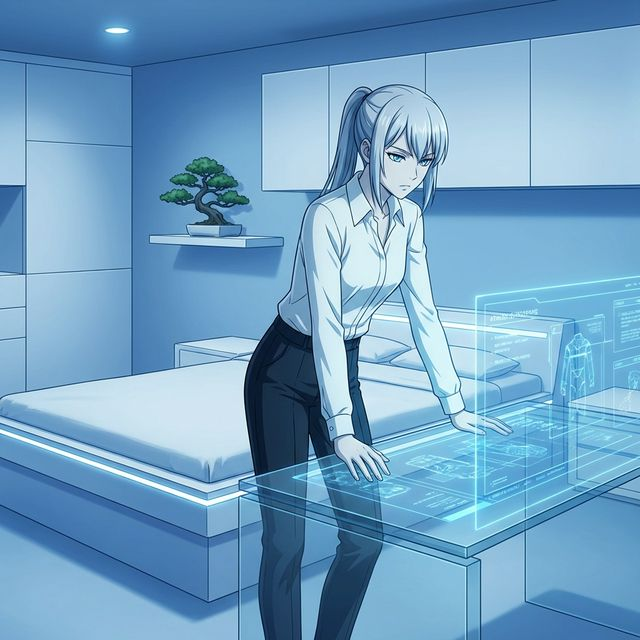
#> input picture backend/storage/images/ayane_bedroom.png, 640 x 640 px
$ python -i ascii_gen.py   (imports and definitions only)
#> lines starting #> are read from the running program, lines starting #| are printed output that depends on the picture
import sys
import argparse
from PIL import Image, ImageEnhance
try:
    import pyfiglet
except ImportError:
    pyfiglet = None

def text_to_ascii(text, font='standard'):
    if not pyfiglet:
        return "Error: pyfiglet not installed. Run `pip install pyfiglet`."
    try:
        return pyfiglet.figlet_format(text, font=font)
    except Exception as e:
        return f"Error generating text art: {e}"

def image_to_ascii(image_path, width=100, style='detailed', background='dark'):
#> called with width = 100, style = 'detailed', background = 'dark'
    try:
        img = Image.open(image_path)
#> img is the input picture: PIL image 640x640 RGB; mean R, G, B 113.4, 161.4, 196.2
    except Exception as e:
        return f"Error opening image: {e}"

    # Calculate height
    aspect_ratio = img.height / img.width
#> aspect_ratio = 1
    new_height = int(aspect_ratio * width * 0.55)
#> new_height = 55
    img = img.resize((width, new_height), Image.Resampling.LANCZOS)
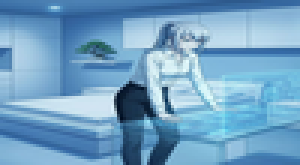
#> img: PIL image 100x55 RGB (shown 3 times larger); mean R, G, B 113.4, 161.3, 196.2

    img = img.convert('L') # Grayscale
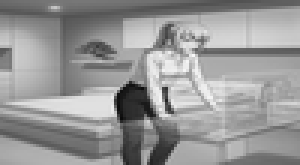
#> img: PIL image 100x55 L (shown 3 times larger); min 11, max 248, mean 151

    # Simple contrast enhancement
    enhancer = ImageEnhance.Contrast(img)
    img = enhancer.enhance(1.5)
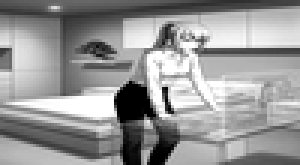
#> img: PIL image 100x55 L (shown 3 times larger); min 0, max 255, mean 150.8

    # Character sets ordered by density (Dense -> Light)
    # Dense chars use more pixels (look white on dark bg, black on light bg)
    chars_map = {
        'detailed': "$@B%8&WM#*oahkbdpqwmZO0QLCJUYXzcvunxrjft/|()1{}[]?-_+~<>i!lI;:,\"^`'. ",
        'ink': "@%#*+=-:. ",
        'minimal': "@#=-. ",
        'dots': "#:."
    }

    chars = chars_map.get(style, chars_map['detailed'])

    # Logic for mapping pixels (0-255) to index
    # 0 = Black, 255 = White

    # If background='dark' (Terminal):
    # We want Bright parts (255) to be Dense Chars (@) (because @ is white ink)
    # We want Dark parts (0) to be Light Chars ( ) (because space is black bg)
    # So: 255 -> Index 0 (@), 0 -> Index Last ( )
    # Mapping: Invert pixel value before mapping OR reverse char string.

    # If background='light' (Notepad/Paper):
    # We want Dark parts (0) to be Dense Chars (@) (because @ is black ink)
    # We want Bright parts (255) to be Light Chars ( ) (because space is white paper)
    # So: 0 -> Index 0 (@), 255 -> Index Last ( )

    pixels = list(img.getdata())
#> pixels = 5500 values, max 255 at index 1068, min 0 at index 2743, mean 150.8
    ascii_str = ""

    for i, pixel in enumerate(pixels):
        if i % width == 0 and i != 0:
            ascii_str += "\n"

        if background == 'dark':
            # 255(White) should map to 0 (Dense)
            # 0(Black) should map to Max (Light)
            # So we invert the pixel value logic:
            # val = 255 - pixel
            pixel_val = 255 - pixel
        else:
            # background == 'light'
            # 0(Black) maps to 0 (Dense)
            # 255(White) maps to Max (Light)
            pixel_val = pixel

        char_index = pixel_val * (len(chars) - 1) // 255
        ascii_str += chars[char_index]
#> this loop made 5500 passes
#> (pixel, pixel_val, char_index, ascii_str) on passes 1 to 12: (85, 170, 45, '{'), (86, 169, 45, '{{'), (86, 169, 45, '{{{'), (88, 167, 44, '{{{1'), (89, 166, 44, '{{{11'), (91, 164, 43, '{{{11)'), (92, 163, 43, '{{{11))'), (92, 163, 43, '{{{11)))'), (94, 161, 42, '{{{11)))('), (94, 161, 42, '{{{11)))(('), (95, 160, 42, '{{{11)))((('), (95, 160, 42, '{{{11)))((((')
#> (pixel, pixel_val, char_index) on passes 41 to 46: (98, 157, 41), (98, 157, 41), (97, 158, 42), (97, 158, 42), (95, 160, 42), (97, 158, 42)

    return ascii_str

# [22 lines not run here, left out]

>>> result = image_to_ascii('../../backend/storage/images/ayane_bedroom.png')

$ run again, on backend/storage/images/kitsune_pixel_portrait.png
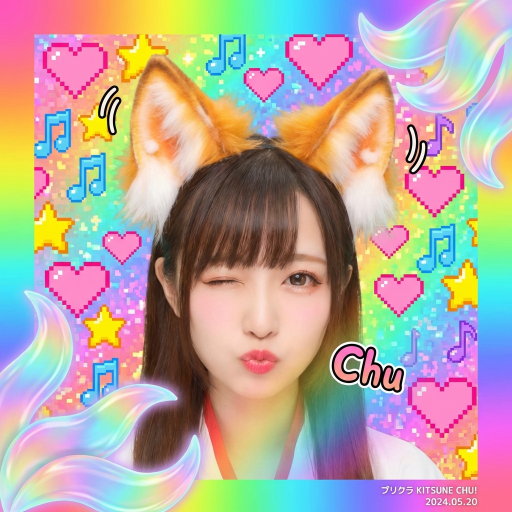
#> input picture backend/storage/images/kitsune_pixel_portrait.png, 1024 x 1024 px (shown at 1/2 size)
#> in image_to_ascii, img is the input picture: PIL image 1024x1024 RGB; mean R, G, B 183.3, 166.4, 158.8
#> in image_to_ascii, `img = img.resize((width, new_height), Image.Resampling.LANCZOS)`:
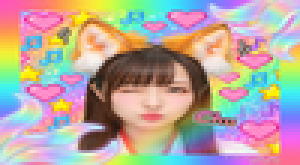
#> img: PIL image 100x55 RGB (shown 3 times larger); mean R, G, B 183.2, 166.4, 158.8
#> in image_to_ascii, `img = enhancer.enhance(1.5)`:
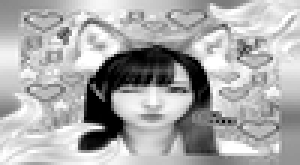
#> img: PIL image 100x55 L (shown 3 times larger); min 0, max 255, mean 170.4
#> pixels = 5500 values, max 255 at index 378, min 0 at index 1744, mean 170.4
#> the loop in image_to_ascii, `for i, pixel in enumerate(pixels):` made 5500 passes
#> (pixel, pixel_val, char_index, ascii_str) on passes 1 to 8: (135, 120, 32, 'v'), (136, 119, 31, 'vc'), (136, 119, 31, 'vcc'), (138, 117, 31, 'vccc'), (139, 116, 30, 'vcccz'), (139, 116, 30, 'vccczz'), (141, 114, 30, 'vccczzz'), (142, 113, 30, 'vccczzzz')
